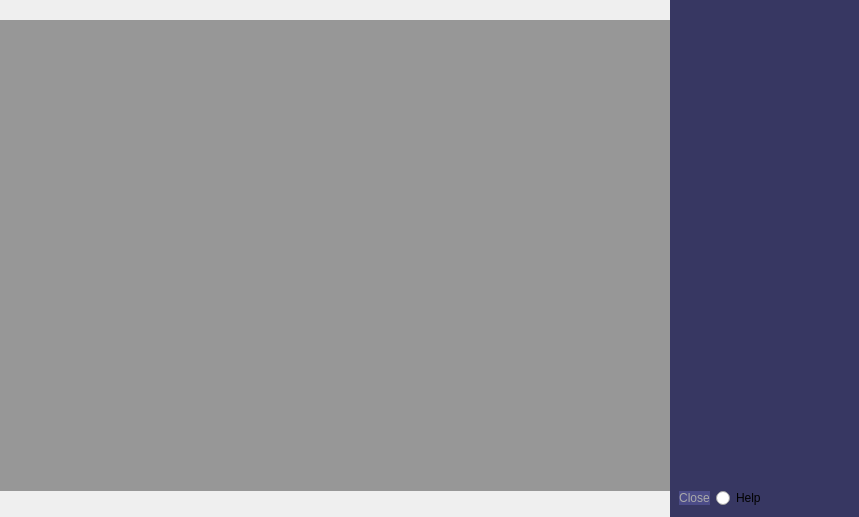
<?xml version="1.0" encoding="UTF-8"?>
<ui version="4.0">
 <class>SettingsOverlay</class>
 <widget class="QWidget" name="SettingsOverlay">
  <property name="geometry">
   <rect>
    <x>0</x>
    <y>0</y>
    <width>859</width>
    <height>517</height>
   </rect>
  </property>
  <property name="sizePolicy">
   <sizepolicy hsizetype="Fixed" vsizetype="Preferred">
    <horstretch>0</horstretch>
    <verstretch>0</verstretch>
   </sizepolicy>
  </property>
  <property name="windowTitle">
   <string>Form</string>
  </property>
  <property name="styleSheet">
   <string notr="true"/>
  </property>
  <widget class="QWidget" name="overlayWidget" native="true">
   <property name="geometry">
    <rect>
     <x>670</x>
     <y>0</y>
     <width>191</width>
     <height>517</height>
    </rect>
   </property>
   <property name="sizePolicy">
    <sizepolicy hsizetype="Ignored" vsizetype="Preferred">
     <horstretch>0</horstretch>
     <verstretch>0</verstretch>
    </sizepolicy>
   </property>
   <property name="minimumSize">
    <size>
     <width>50</width>
     <height>0</height>
    </size>
   </property>
   <property name="styleSheet">
    <string notr="true">#overlayWidget {
    background-color: rgb(55, 55, 98);
}

QPushButton {
	 background:rgb(76, 76, 136);
	border: none;
	color:rgb(170, 170, 170)
}
QPushButton:hover {
	color:rgb(255, 255, 255);
	border: none;
}</string>
   </property>
   <layout class="QVBoxLayout" name="verticalLayout">
    <item>
     <widget class="QScrollArea" name="scrollArea">
      <property name="styleSheet">
       <string notr="true">#scrollArea {
    background-color: transparent;
}

QPushButton {
	 background:rgb(76, 76, 136);
	color:rgb(170, 170, 170)
}
QPushButton:hover {
	color:rgb(255, 255, 255)
}</string>
      </property>
      <property name="widgetResizable">
       <bool>true</bool>
      </property>
      <property name="alignment">
       <set>Qt::AlignmentFlag::AlignHCenter|Qt::AlignmentFlag::AlignTop</set>
      </property>
      <widget class="QWidget" name="colorsWidget">
       <property name="geometry">
        <rect>
         <x>0</x>
         <y>0</y>
         <width>171</width>
         <height>448</height>
        </rect>
       </property>
       <property name="styleSheet">
        <string notr="true">#colorsWidget {
    background-color: transparent;
}
</string>
       </property>
      </widget>
     </widget>
    </item>
    <item alignment="Qt::AlignmentFlag::AlignLeft">
     <widget class="QWidget" name="widget_2" native="true">
      <property name="sizePolicy">
       <sizepolicy hsizetype="Preferred" vsizetype="Preferred">
        <horstretch>0</horstretch>
        <verstretch>0</verstretch>
       </sizepolicy>
      </property>
      <property name="styleSheet">
       <string notr="true"/>
      </property>
      <layout class="QHBoxLayout" name="horizontalLayout_2">
       <item>
        <widget class="QPushButton" name="closeOverlay">
         <property name="sizePolicy">
          <sizepolicy hsizetype="Fixed" vsizetype="Fixed">
           <horstretch>0</horstretch>
           <verstretch>0</verstretch>
          </sizepolicy>
         </property>
         <property name="text">
          <string>Close</string>
         </property>
        </widget>
       </item>
       <item>
        <widget class="QRadioButton" name="helpDisplay">
         <property name="sizePolicy">
          <sizepolicy hsizetype="Fixed" vsizetype="Fixed">
           <horstretch>0</horstretch>
           <verstretch>0</verstretch>
          </sizepolicy>
         </property>
         <property name="styleSheet">
          <string notr="true"/>
         </property>
         <property name="text">
          <string>Help</string>
         </property>
        </widget>
       </item>
      </layout>
     </widget>
    </item>
   </layout>
  </widget>
  <widget class="QWidget" name="noiseWidget" native="true">
   <property name="geometry">
    <rect>
     <x>0</x>
     <y>20</y>
     <width>851</width>
     <height>471</height>
    </rect>
   </property>
   <property name="sizePolicy">
    <sizepolicy hsizetype="Expanding" vsizetype="Expanding">
     <horstretch>0</horstretch>
     <verstretch>0</verstretch>
    </sizepolicy>
   </property>
   <property name="styleSheet">
    <string notr="true">#noiseWidget{
	background-color: rgba(50, 50, 50, 120)
}

</string>
   </property>
   <layout class="QVBoxLayout" name="verticalLayout_2">
    <property name="leftMargin">
     <number>0</number>
    </property>
    <property name="topMargin">
     <number>0</number>
    </property>
    <property name="rightMargin">
     <number>0</number>
    </property>
    <property name="bottomMargin">
     <number>0</number>
    </property>
    <item>
     <widget class="QPushButton" name="noiseButton">
      <property name="sizePolicy">
       <sizepolicy hsizetype="Expanding" vsizetype="Expanding">
        <horstretch>0</horstretch>
        <verstretch>0</verstretch>
       </sizepolicy>
      </property>
      <property name="styleSheet">
       <string notr="true">#noiseButton {
	background-color: transparent;
	border: none;
}</string>
      </property>
      <property name="text">
       <string/>
      </property>
     </widget>
    </item>
   </layout>
  </widget>
  <zorder>noiseWidget</zorder>
  <zorder>overlayWidget</zorder>
 </widget>
 <resources/>
 <connections/>
</ui>
